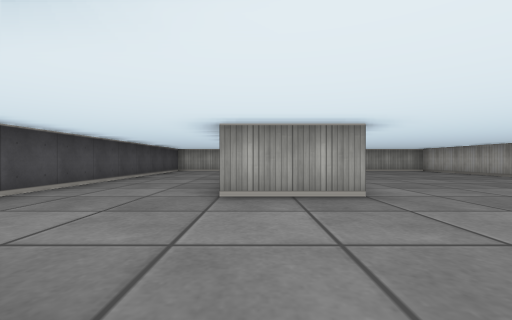
view 1 (above)

16 first-person views from a walk through a cub3D ray-caster map. The camera is about half as high as the walls, looks level and sees 90° across. The floor is counted in squares. Each view is taken from the middle of a square. On the plan, view 1 faces up. The plan holds only what a view shows up to about 9 squares ahead; the rest is blank.

view 2
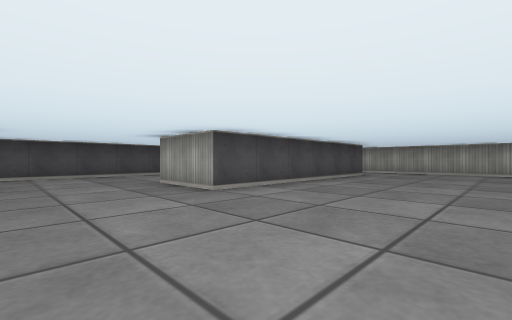

view 3
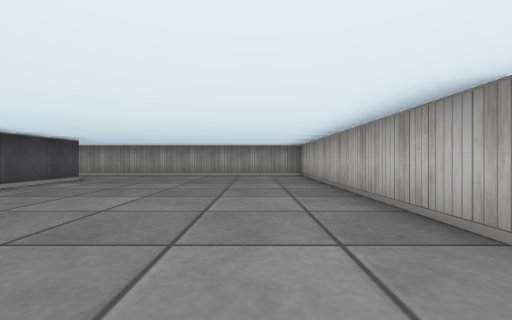

view 4
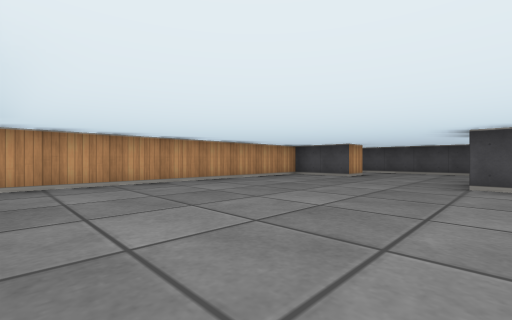

view 5
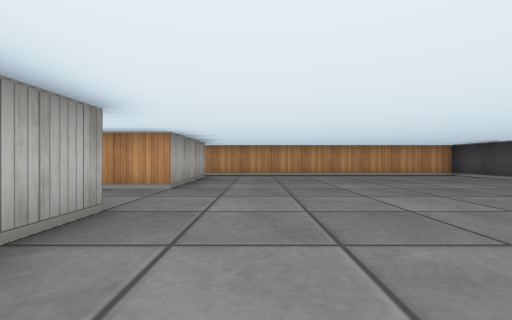

view 6
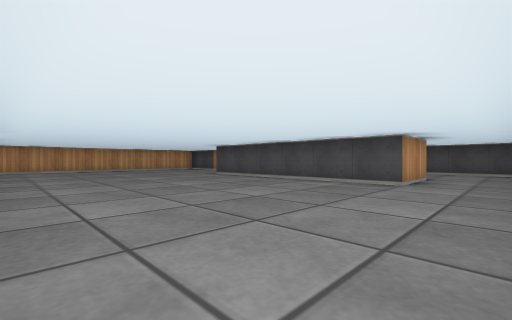

view 7
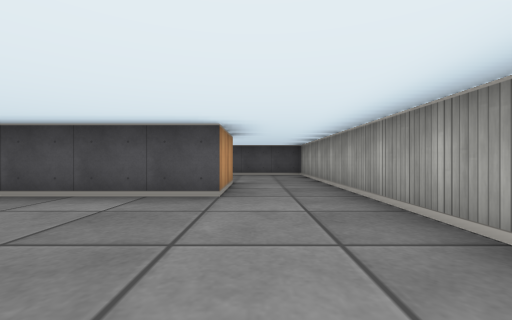

view 8
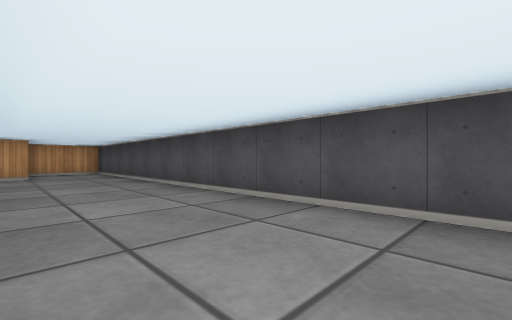

view 9
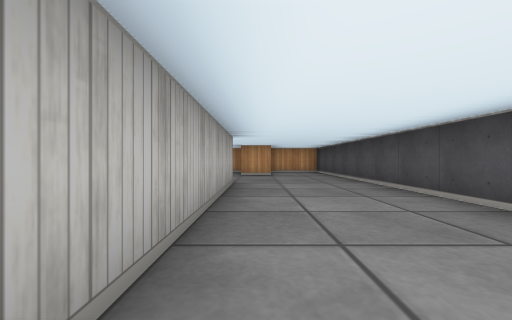

view 10
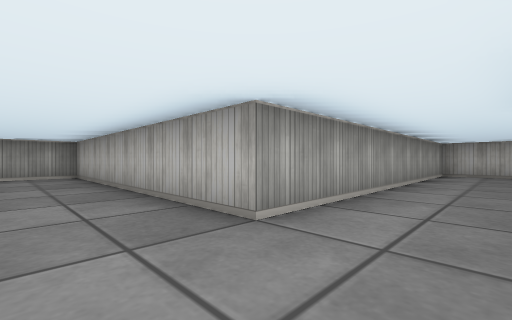

view 11
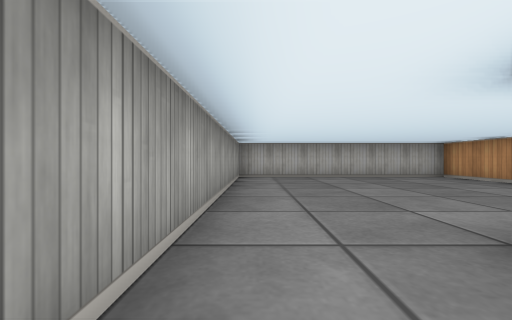

view 12
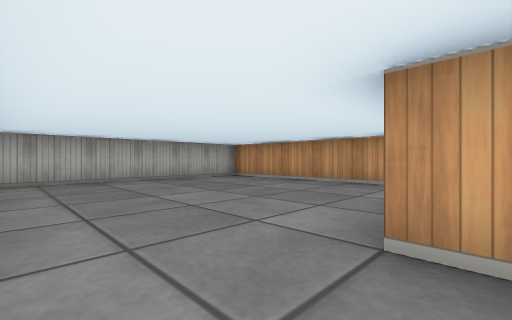

view 13
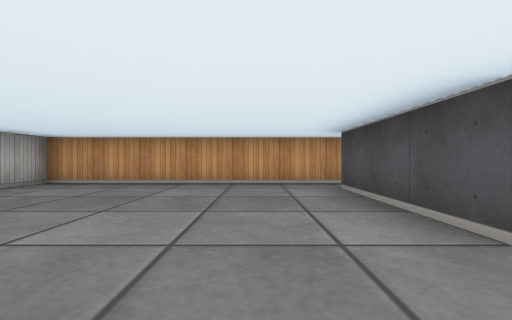

view 14
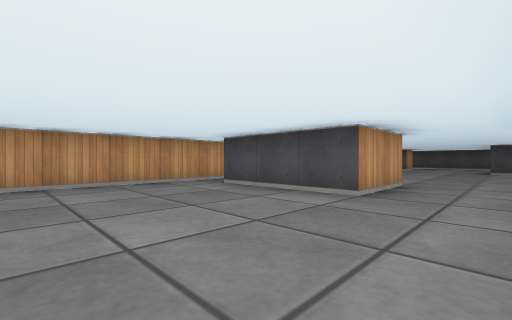

view 15
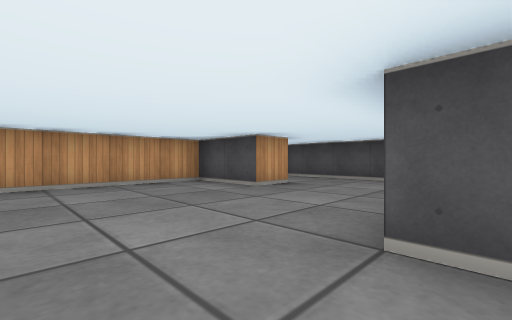

view 16
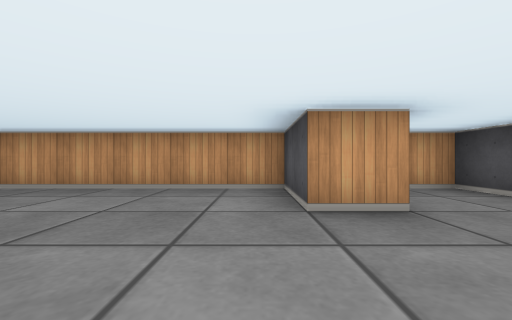

### Floor plan
Ten units are one square. View 1 is at (0, 0); x grows to the right and y downward. Boxes are objects, and circles mark ways between rooms. Rooms are numbered by the first view taken in them; rooms with no view inside come last. Other rooms are left out.
<svg viewBox="-40 -120 200 140">
<path fill="none" stroke="#000" d="M-5 -95 15 -95 15 -35 -5 -35 -5 -85M-16 -5 -5 -5 -5 15 95 15M95 -45 75 -45 75 -115 -35 -115 -35 15 -16 15M75 5 75 -25 95 -25M95 -25 95 5M95 15 155 15 155 -45 95 -45"/>
<circle cx="85" cy="-35" r="3" fill="#2a7"/>
<circle cx="85" cy="10" r="3" fill="#2a7"/>
<text x="20" y="-50">1</text>
<text x="120" y="-20">2</text>
</svg>
Room 1 opens to room 2.

Where each view was taken, in squares from view 1:
view 1: 0 up, 0 right, facing up
view 2: 1 up, 5 right, facing up-left
view 3: 3 up, 6 right, facing up
view 4: 4 up, 7 right, facing down-left
view 5: 7 up, 6 right, facing down
view 6: 11 up, 7 right, facing down-left
view 7: 10 up, 5 right, facing left
view 8: 9 up, 1 left, facing down-left
view 9: 9 up, 1 left, facing down
view 10: 3 up, 6 right, facing up-right
view 11: 4 up, 8 right, facing right
view 12: 4 up, 9 right, facing down-right
view 13: 4 up, 11 right, facing down
view 14: 4 up, 13 right, facing down-left
view 15: 4 up, 3 right, facing down-left
view 16: 3 up, 0 right, facing down
